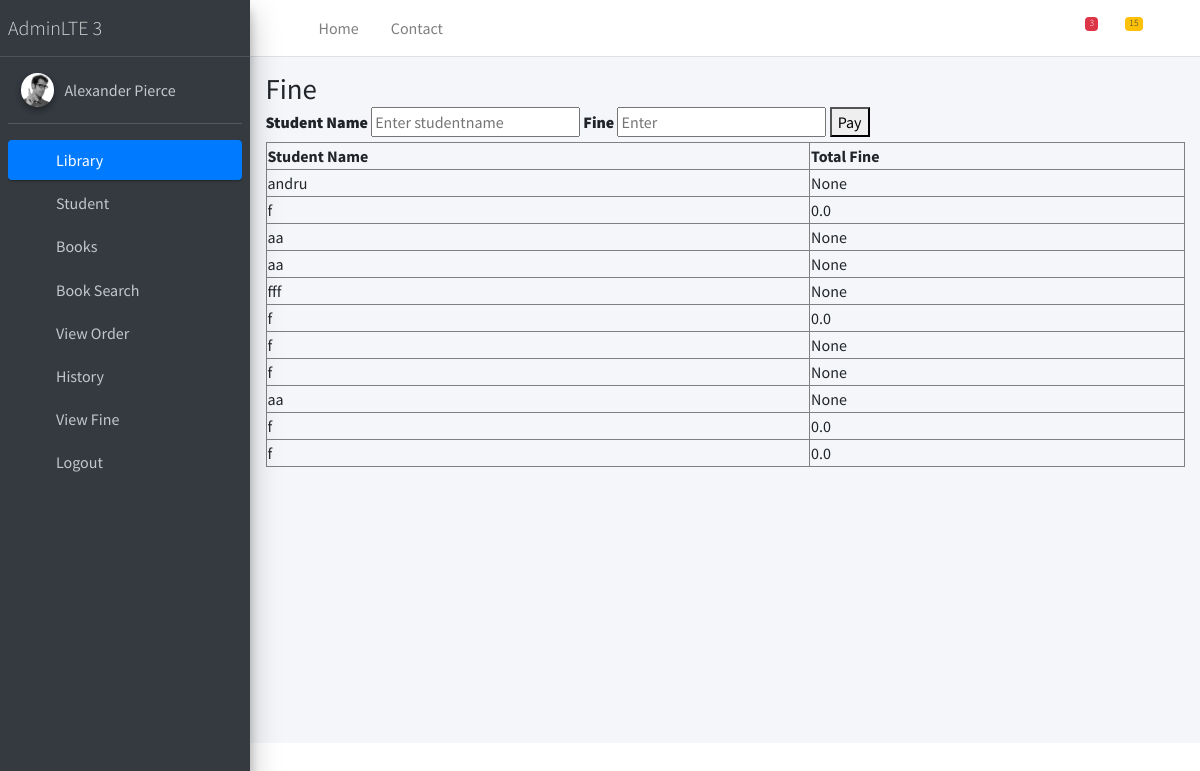
The page /library/fine/ on the database its author committed.
### LibraryApp/models.py (models this page shows)
class Order(models.Model):
    BookName = models.ForeignKey(Book, on_delete=models.CASCADE)
    username = models.ForeignKey(User, on_delete=models.CASCADE)
    issuedate = models.DateField(null=True,blank=True,auto_now_add=True)
    returndate = models.DateField(null=True,blank=True)
    fine = models.FloatField(null=True,blank=True)

class User(AbstractUser):
    studclass=models.IntegerField(null=True, blank=True)
    fine=models.IntegerField(null=True, blank=True)

### LibraryApp/views.py (the view)
# urls.py: path('fine/',views.fine, name='fine'),
def fine(request):
    obj=Order.objects.exclude(returndate =None)
    return render(request, 'fine.html',{'key':obj})

### templates/fine.html
{% extends 'admin.html' %}
{% block content %}
<h1>Fine</h1>
<form method ='POST'>{% csrf_token %}
    <label for="bname"><b>Student Name</b></label>
    <input type="text" placeholder="Enter studentname" name="username" required>
    <label for="bname"><b>Fine</b></label>
    <input type="text" placeholder="Enter " name="fine" required>
<button type="submit">Pay</button>
</form>
<table style="width:100%" border="1">
        <tr>
            <th>Student Name</th>
            <th>Total Fine</th>
        </tr>
        {% for i in key %}
        <tr>
            <td>{{i.username}}</td>
            <td>{{i.fine}}</td>
        </tr>
        {% endfor %}
</table>
{% endblock %}

### rows shown on the page
Order: username "andru", fine "None"
Order: username "f", fine "0.0"
Order: username "aa", fine "None"
Order: username "aa", fine "None"
Order: username "fff", fine "None"
Order: username "f", fine "0.0"
Order: username "f", fine "None"
Order: username "f", fine "None"
Order: username "aa", fine "None"
Order: username "f", fine "0.0"
Order: username "f", fine "0.0"
